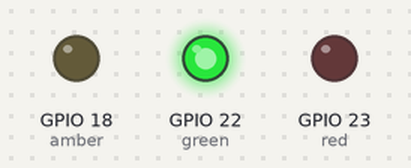
Bench run of a program on a simulated Raspberry Pi (BCM pin numbers). On the bench: output pins drawn as LEDs (lit = HIGH).

Above: at 5.0 s.
At 10.5 s:
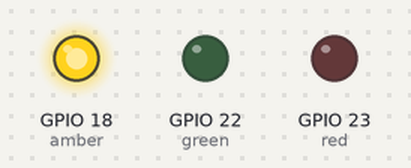
At 16.0 s:
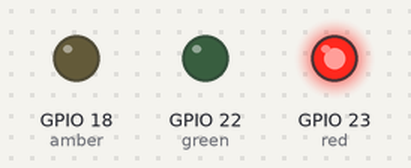
At 21.5 s:
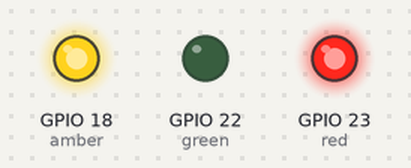
Timing chart, 0 to 28.7 s (numbered marks = the images above):
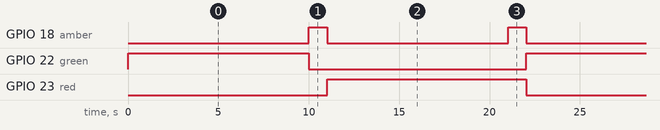

The program:

traficlights.py
```python
from gpiozero import TrafficLights
from time import sleep
from signal import pause

lights = TrafficLights(23, 18, 22)

def traffic_light_sequence():
    while True:
        yield (0, 0, 1) # green
        sleep(10)
        yield (0, 1, 0) # amber
        sleep(1)
        yield (1, 0, 0) # red
        sleep(10)
        yield (1, 1, 0) # red+amber
        sleep(1)

lights.source = traffic_light_sequence()

pause()
```

Measured:
- by itself, GPIO 18 (amber): alternates HIGH for 1.0 s and LOW for 10.0 s
- by itself, GPIO 22 (green): alternates HIGH for 10.0 s and LOW for 12.0 s
- by itself, GPIO 23 (red): alternates HIGH for 11.0 s and LOW for 11.0 s
